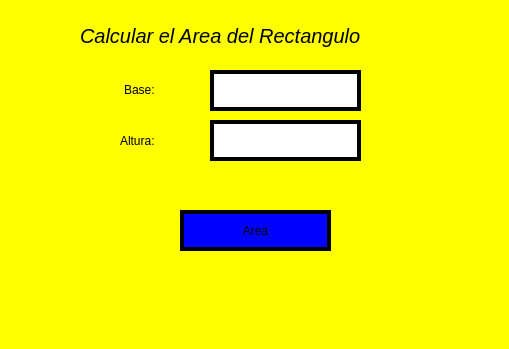
<?xml version="1.0" encoding="UTF-8"?>
<ui version="4.0">
 <class>MainWindow</class>
 <widget class="QMainWindow" name="MainWindow">
  <property name="geometry">
   <rect>
    <x>0</x>
    <y>0</y>
    <width>509</width>
    <height>349</height>
   </rect>
  </property>
  <property name="windowTitle">
   <string>MainWindow</string>
  </property>
  <property name="styleSheet">
   <string notr="true">background: color yellow</string>
  </property>
  <widget class="QWidget" name="centralwidget">
   <widget class="QLabel" name="label">
    <property name="geometry">
     <rect>
      <x>124</x>
      <y>80</y>
      <width>71</width>
      <height>20</height>
     </rect>
    </property>
    <property name="styleSheet">
     <string notr="true">font: italic 15pt &quot;MS Sans Serif&quot;;</string>
    </property>
    <property name="text">
     <string>Base:</string>
    </property>
   </widget>
   <widget class="QLabel" name="label_2">
    <property name="geometry">
     <rect>
      <x>120</x>
      <y>130</y>
      <width>81</width>
      <height>21</height>
     </rect>
    </property>
    <property name="styleSheet">
     <string notr="true">font: italic 15pt &quot;MS Sans Serif&quot;;</string>
    </property>
    <property name="text">
     <string>Altura:</string>
    </property>
   </widget>
   <widget class="QPushButton" name="btn_area">
    <property name="geometry">
     <rect>
      <x>180</x>
      <y>210</y>
      <width>151</width>
      <height>41</height>
     </rect>
    </property>
    <property name="styleSheet">
     <string notr="true">background:color blue light;
font: 75 italic 14pt &quot;MS Sans Serif&quot;;
border: 4px solid black;
border_radius: 25px;</string>
    </property>
    <property name="text">
     <string>Area</string>
    </property>
   </widget>
   <widget class="QLineEdit" name="txt_base">
    <property name="geometry">
     <rect>
      <x>210</x>
      <y>70</y>
      <width>151</width>
      <height>41</height>
     </rect>
    </property>
    <property name="font">
     <font>
      <pointsize>15</pointsize>
     </font>
    </property>
    <property name="styleSheet">
     <string notr="true">border: 4px solid black;
background-color: white;
border_radius: 4px;</string>
    </property>
    <property name="text">
     <string/>
    </property>
   </widget>
   <widget class="QLineEdit" name="txt_altura">
    <property name="geometry">
     <rect>
      <x>210</x>
      <y>120</y>
      <width>151</width>
      <height>41</height>
     </rect>
    </property>
    <property name="font">
     <font>
      <pointsize>15</pointsize>
     </font>
    </property>
    <property name="styleSheet">
     <string notr="true">border: 4px solid black;
background-color: white;
border_radius: 4px;</string>
    </property>
    <property name="text">
     <string/>
    </property>
   </widget>
   <widget class="QLabel" name="label_3">
    <property name="geometry">
     <rect>
      <x>80</x>
      <y>20</y>
      <width>371</width>
      <height>31</height>
     </rect>
    </property>
    <property name="font">
     <font>
      <family>MS Sans Serif</family>
      <pointsize>15</pointsize>
      <weight>50</weight>
      <italic>true</italic>
      <bold>false</bold>
     </font>
    </property>
    <property name="styleSheet">
     <string notr="true">font: italic 15pt &quot;MS Sans Serif&quot;;</string>
    </property>
    <property name="text">
     <string>Calcular el Area del Rectangulo</string>
    </property>
   </widget>
  </widget>
  <widget class="QMenuBar" name="menubar">
   <property name="geometry">
    <rect>
     <x>0</x>
     <y>0</y>
     <width>509</width>
     <height>26</height>
    </rect>
   </property>
  </widget>
  <widget class="QStatusBar" name="statusbar"/>
 </widget>
 <resources/>
 <connections/>
</ui>
